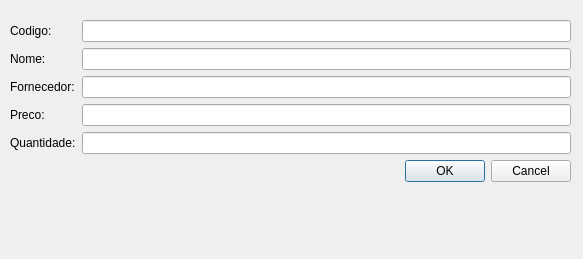
<?xml version="1.0" encoding="UTF-8"?>
<ui version="4.0">
 <class>Form</class>
 <widget class="QWidget" name="Form">
  <property name="geometry">
   <rect>
    <x>0</x>
    <y>0</y>
    <width>583</width>
    <height>259</height>
   </rect>
  </property>
  <property name="windowTitle">
   <string>Form</string>
  </property>
  <widget class="QWidget" name="layoutWidget">
   <property name="geometry">
    <rect>
     <x>10</x>
     <y>20</y>
     <width>561</width>
     <height>221</height>
    </rect>
   </property>
   <layout class="QFormLayout" name="formLayout">
    <property name="fieldGrowthPolicy">
     <enum>QFormLayout::AllNonFixedFieldsGrow</enum>
    </property>
    <item row="0" column="0">
     <widget class="QLabel" name="pidLabel">
      <property name="text">
       <string>Codigo:</string>
      </property>
     </widget>
    </item>
    <item row="2" column="0">
     <widget class="QLabel" name="nameLabel">
      <property name="text">
       <string>Nome:</string>
      </property>
     </widget>
    </item>
    <item row="4" column="0">
     <widget class="QLabel" name="fornLabel">
      <property name="text">
       <string>Fornecedor:</string>
      </property>
     </widget>
    </item>
    <item row="6" column="0">
     <widget class="QLabel" name="priceLabel">
      <property name="text">
       <string>Preco:</string>
      </property>
     </widget>
    </item>
    <item row="8" column="0">
     <widget class="QLabel" name="amountLabel">
      <property name="text">
       <string>Quantidade:</string>
      </property>
     </widget>
    </item>
    <item row="0" column="1">
     <widget class="QLineEdit" name="pidText"/>
    </item>
    <item row="2" column="1">
     <widget class="QLineEdit" name="nameText"/>
    </item>
    <item row="4" column="1">
     <widget class="QLineEdit" name="fornText"/>
    </item>
    <item row="6" column="1">
     <widget class="QLineEdit" name="priceText"/>
    </item>
    <item row="8" column="1">
     <widget class="QLineEdit" name="amountText"/>
    </item>
    <item row="10" column="1">
     <widget class="QDialogButtonBox" name="buttonBox">
      <property name="standardButtons">
       <set>QDialogButtonBox::Cancel|QDialogButtonBox::Ok</set>
      </property>
     </widget>
    </item>
   </layout>
  </widget>
 </widget>
 <resources/>
 <connections/>
</ui>
